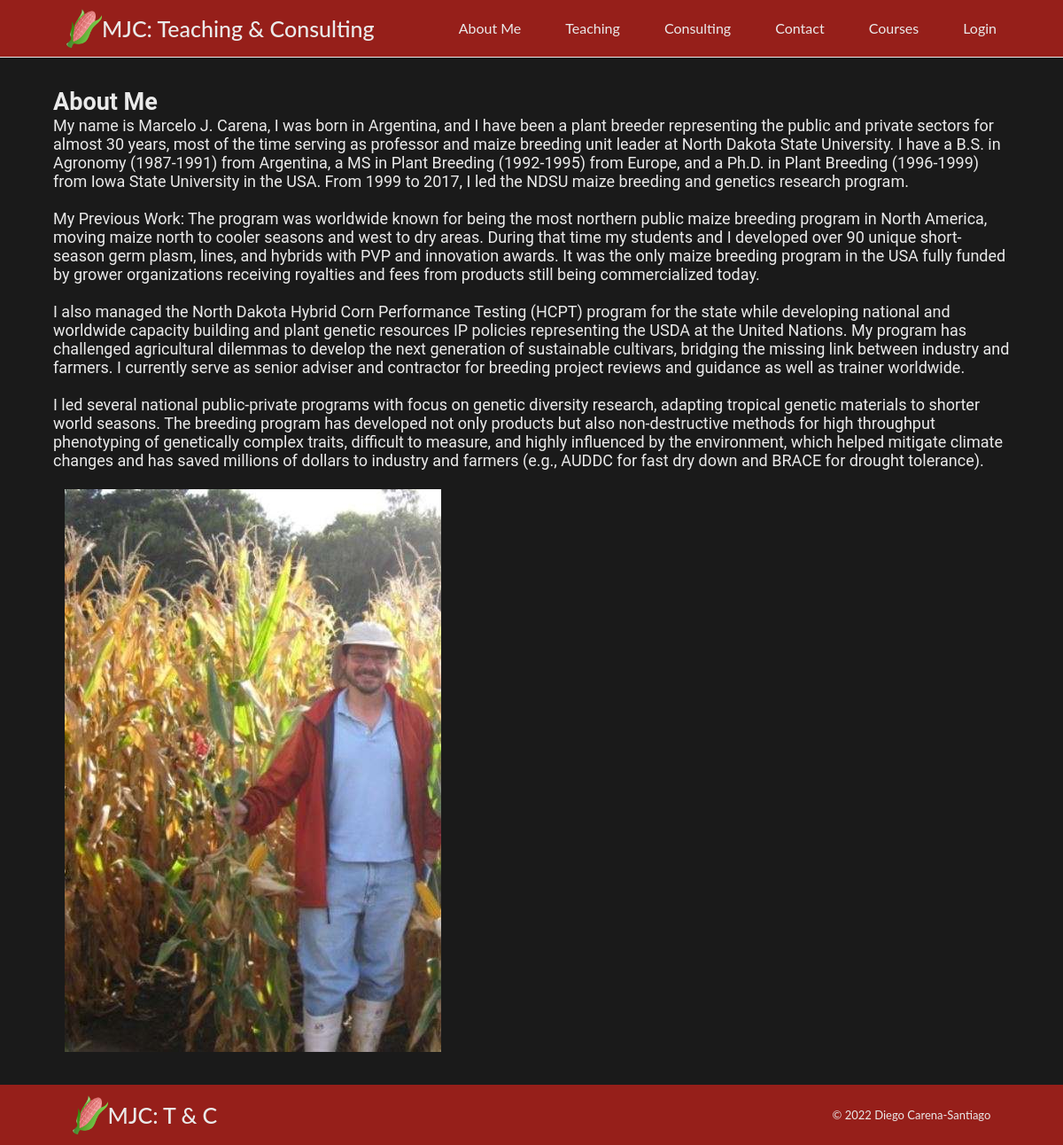
Page /About-Me.php on the committed database.
### tables this page shows
CREATE TABLE `pages` (
  `id` int(11) NOT NULL,
  `pagenum` int(11) NOT NULL,
  `title1` varchar(100) DEFAULT NULL,
  `para1` text DEFAULT NULL,
  `img1` varchar(20) DEFAULT NULL,
  `title2` varchar(100) DEFAULT NULL,
  `para2` text DEFAULT NULL,
  `img2` varchar(20) DEFAULT NULL,
  `title3` varchar(100) DEFAULT NULL,
  `para3` text DEFAULT NULL,
  `para4` text NOT NULL,
  `para5` text NOT NULL,
  `para6` text NOT NULL,
  `para7` text NOT NULL,
  `para8` text NOT NULL,
  `img3` varchar(20) DEFAULT NULL,
  `title4` varchar(100) DEFAULT NULL,
  `reviewtext1` text DEFAULT NULL,
  `reviewtext2` text DEFAULT NULL,
  `reviewtext3` text DEFAULT NULL,
  `reviewtext4` text DEFAULT NULL
);

### About-Me.php (the view, shortened to what this page needs)
<!DOCTYPE html>
<html lang="en">
    <head>
        <link rel="stylesheet" href="css/style.css" />
        <?php include 'components/header.php'; ?>
    </head>
    <?php
    include 'setup.php';
    $sql = "Select title1, para1, img1 from pages where pagenum=2";
    $result = $conn->query($sql);
    if ($result->num_rows > 0) {
        while ($row = $result->fetch_assoc()) {
            $title1 = $row["title1"];
            $para1 = $row["para1"];
            $img1 = $row["img1"];
        }
    } else {
        echo "0 results";
    }
    ?>
    <body>
            <div class="section">
                <div class="col span_2_of_3">
                    <?php print $title1; ?>
                    <?php print $para1; ?>
                </div>
                <div class="col span_1_of_3">
                    <img class="about-me-img" src="images/<?php print $img1; ?>" alt="picture of myself next to a corn stalk">
                </div>
            </div>
    </body>
    <footer>
        <?php include 'components/footer.php'; ?>
    </footer>
</html>

### css/style.css (style rules this page uses)
:root { --dl-color-paleyellow: #fffef3ff; --dl-color-red: #961f1aff; --dl-color-grey: #cbcbcbff; --dl-color-black: #1a1a1aff; --dl-color-green: #7c7d5bff; --dl-color-white: #eaeaeaff; }
* { margin: 0; padding: 0; box-sizing: border-box; }
.section { clear: both; padding: 0px; margin: 0px; width: 100%; height: auto; background-color: var(--dl-color-black); padding-left: 5%; padding-right: 5%; overflow: hidden; padding-top: 2%; padding-bottom: 2%; }
.col { display: block; float: left; margin: 1% 0 1% 1.2%; }
.col:first-child { margin-left: 0; }
.span_2_of_3 { width: 66.26%; font-size: 1.8rem; font-family: "Roboto", sans-serif; text-align: left; color: var(--dl-color-white); }
.span_1_of_3 { width: 32.53%; }
body { width: 100%; height: 100%; }
html { font-size: 62.5%; }
footer { font-family: "Lato", sans-serif; width: 100%; justify-content: space-between; background-color: var(--dl-color-red); padding-top: 0.5%; padding-bottom: 0.5%; clear: both; bottom: 0; }
@media only screen and (max-width: 1200px) { .span_2_of_3 { width: 100%; } }

### rows in the picture
pages: title1 "About Me", para1 "My name is Marcelo J. Carena, I was born in Argentina, and I have been a plant breeder representing the public and private sectors for almost 30 years, most of the time serving as professor and maize breeding unit leader at North Dakota State University. I have a B.S. in Agronomy (1987-1991) from Argentina, a MS in Plant Breeding (1992-1995) from Europe, and a Ph.D. in Plant Breeding (1996-1999) from Iowa State University in the USA. From 1999 to 2017, I led the NDSU maize breeding and genetics research program. My Previous Work: The program was worldwide known for being the most northern public maize breeding program in North America, moving maize north to cooler seasons and west to dry…", img1 (picture)
